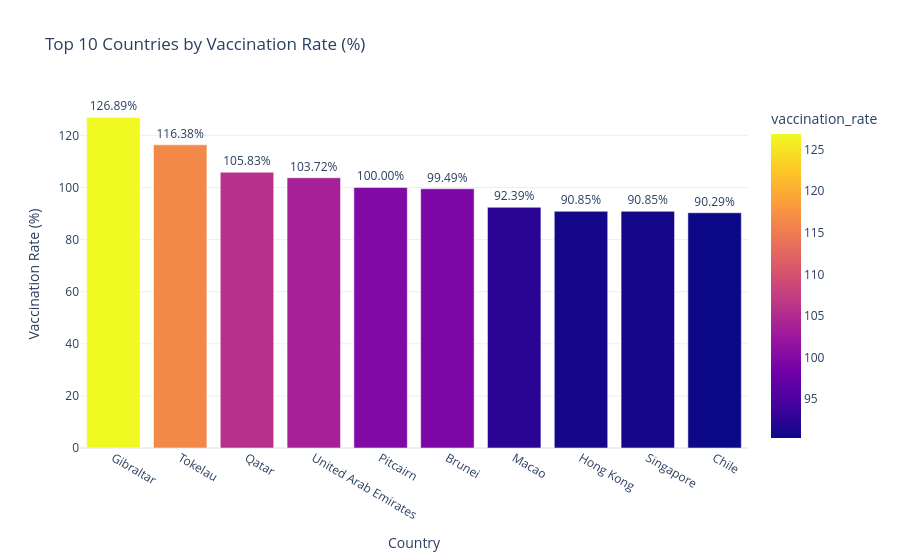

The notebook cell saved with this chart:
### Code cell
fig = px.bar(
    top10_vaccinated,
    x='location',
    y='vaccination_rate',
    color='vaccination_rate',
    text='vaccination_rate',
    title='Top 10 Countries by Vaccination Rate (%)'
)

fig.update_traces(
    texttemplate='%{text:.2f}%',
    textposition='outside'
)

fig.update_layout(
    template='plotly_white',
    xaxis_title='Country',
    yaxis_title='Vaccination Rate (%)'
)

fig.show()

### Figure 1 — Plotly figure (JSON) as saved in the notebook; plotly's stock layout.template omitted (floating-point values rounded to 4 significant figures)
{"data": [{"hovertemplate": "location=%{x}<br>vaccination_rate=%{marker.color}<extra></extra>", "legendgroup": "", "marker": {"color": [126.9, 116.4, 105.8, 103.7, 100.0, 99.49, 92.39, 90.85, 90.85, 90.29], "coloraxis": "coloraxis", "pattern": {"shape": ""}}, "name": "", "orientation": "v", "showlegend": false, "text": [126.9, 116.4, 105.8, 103.7, 100.0, 99.49, 92.39, 90.85, 90.85, 90.29], "textposition": "outside", "texttemplate": "%{text:.2f}%", "type": "bar", "x": ["Gibraltar", "Tokelau", "Qatar", "United Arab Emirates", "Pitcairn", "Brunei", "Macao", "Hong Kong", "Singapore", "Chile"], "xaxis": "x", "y": [126.9, 116.4, 105.8, 103.7, 100.0, 99.49, 92.39, 90.85, 90.85, 90.29], "yaxis": "y"}], "layout": {"barmode": "relative", "coloraxis": {"colorbar": {"title": {"text": "vaccination_rate"}}, "colorscale": [[0, "#0d0887"], [0.1111, "#46039f"], [0.2222, "#7201a8"], [0.3333, "#9c179e"], [0.4444, "#bd3786"], [0.5556, "#d8576b"], [0.6667, "#ed7953"], [0.7778, "#fb9f3a"], [0.8889, "#fdca26"], [1, "#f0f921"]]}, "legend": {"tracegroupgap": 0}, "title": {"text": "Top 10 Countries by Vaccination Rate (%)"}, "xaxis": {"anchor": "y", "domain": [0, 1], "title": {"text": "Country"}}, "yaxis": {"anchor": "x", "domain": [0, 1], "title": {"text": "Vaccination Rate (%)"}}}}
